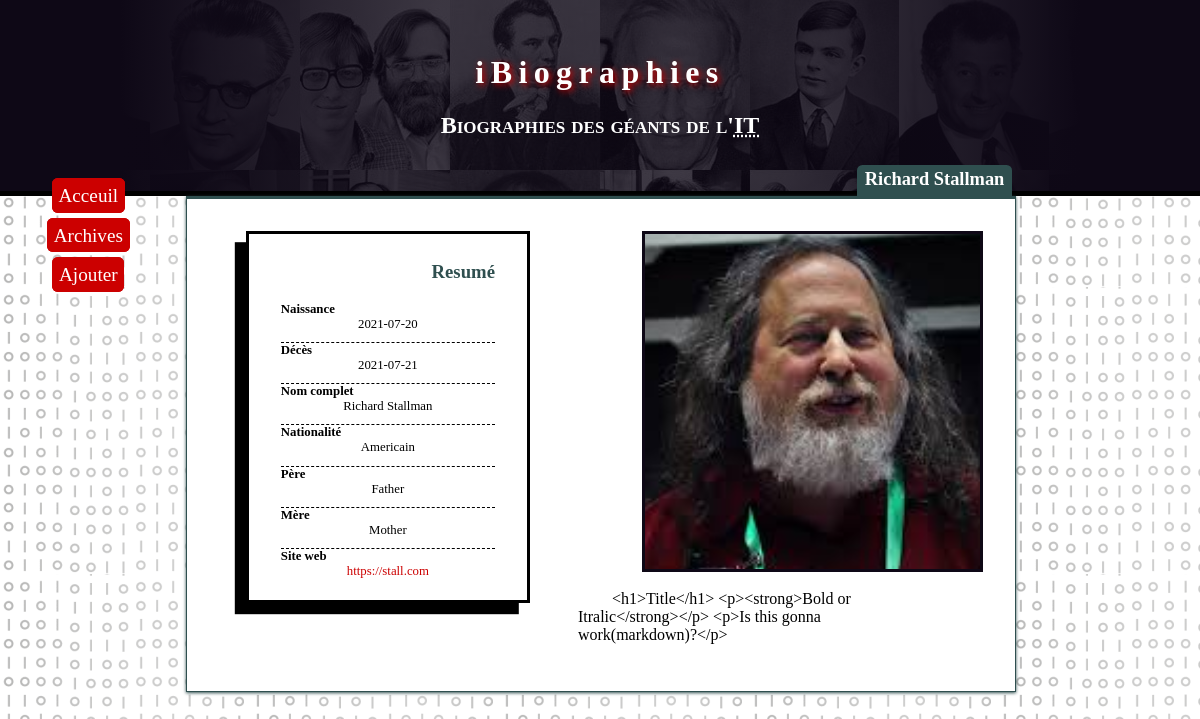
Screenshot of /biography/16 with the database file from the repository.
### tables this page shows
CREATE TABLE personnage (
    id INTEGER PRIMARY KEY AUTOINCREMENT,
    fullname TEXT NOT NULL,
    nationality TEXT NOT NULL,
    long_bio TEXT NOT NULL,
    short_description NOT NULL,
    birthdate,
    deathdate,
    pictureUrl,
    father,
    mother,
    website
);

### app.py (the view)
@app.route('/biography/<int:id>')
def biography(id):
    query = "SELECT * FROM personnage where id = ?"
    results = queryExecution('database.db', query, (id,))
    return render_template('biography.html', results=results)

### app.py (called while the page is built)
def queryExecution(database, query, datas):
    db = sqlite3.connect(database)
    cur = db.cursor()
    cur.execute(query, datas)
    db.commit()
    return cur.fetchall()

### templates/biography.html (shortened to what this page needs)
{% extends 'base.html' %}
{% block body %}
<h2>{{ results[0][1] }}</h2>
<img src="{{ url_for('static', filename='images/' + results[0][7]) }}" alt="404">
<div class="short-bio">
    <h3>Resumé</h3>
    <dl>
        <dt>Naissance</dt> <dd>{{ results[0][5] }}</dd>
        <dt>Décès</dt> <dd>{{ results[0][6] }}</dd>
        <dt>Nom complet</dt> <dd>{{ results[0][1] }}</dd>
        <dt>Nationalité</dt> <dd>{{ results[0][2] }}</dd>
        <dt>Père</dt> <dd>{{ results[0][8] }}</dd>
        <dt>Mère</dt> <dd>{{ results[0][9] }}</dd>
        <dt>Site web</dt> <dd><a href="{{ results[0][10] }}}">{{ results[0][10] }}</a></dd>
    </dl>
</div>
<div class="long-bio">
    {{ results[0][3] }}
</div>
{% endblock %}

### static/style.css (style rules this page uses)
body { font-family: "Quicksand"; }
body { background-image: linear-gradient(rgba(100, 100, 100, .1), rgba(100,100,100,.1)), url(images/bg.png); background-image: url(images/bg.png); font-size: 100%; }
.page_content h2 { position: absolute; background-color: #2f4f4f; border-radius: .3em .3em 0 0; padding: .4em; padding-top: .2em; color: white; top: -2.7em; right: .2em; font-size: 1.15em; }
.page_content > img { border: #0e0816 solid; position: relative; right: -4em; }
.page_content a { color: #c00; text-decoration: none; font-family: Ubuntu; }
.short-bio { float: left; border: black solid; box-shadow: -.7em .7em black; box-sizing: border-box; width: 40%; padding: .5em 2em; margin-right: 3em; margin-bottom: 3em; }
.short-bio dl { font-size: .8em; }
.short-bio h3 { color: #2f4f4f; font-weight: bold; text-align: right; }
.short-bio dt { font-weight: bold; margin-top: .8em; border-top: dashed black 1px; }
.short-bio dl>dt:first-of-type { border-top: none; }
.short-bio dd { text-align: center; margin: 0; padding: 0; }
.long-bio { margin: 1%; padding: 1%; text-indent: 5%; }

### rows the page displays
personnage: fullname "Richard Stallman", pictureUrl (picture), birthdate "2021-07-20", deathdate "2021-07-21", nationality "Americain", father "Father", mother "Mother", website "https://stall.com", long_bio "<h1>Title</h1> <p><strong>Bold or Itralic</strong></p> <p>Is this gonna work(markdown)?</p>"
